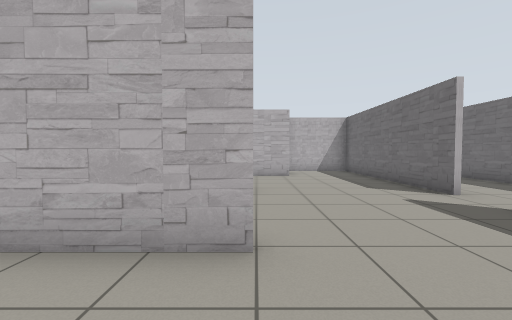
View 1 (above)

19 first-person views from a walk through a Gazebo world. The camera is 0.94 m above the floor, tilts 2° down and sees 90° across. The floor is counted in squares, 1 m on a side. Each view is taken from the middle of a square. On the plan, view 1 faces up. The plan holds only what a view shows up to about 10 squares ahead; the rest is blank.

View 2
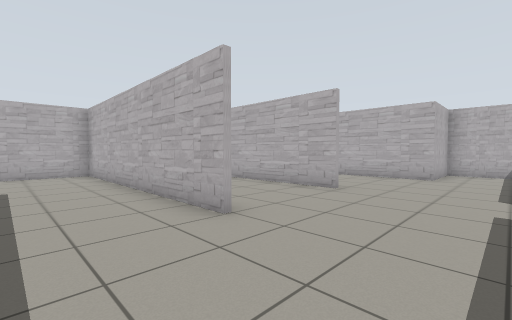

View 3
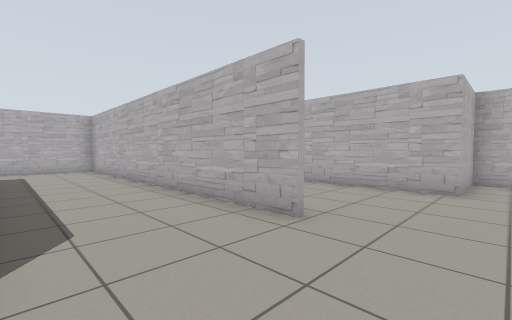

View 4
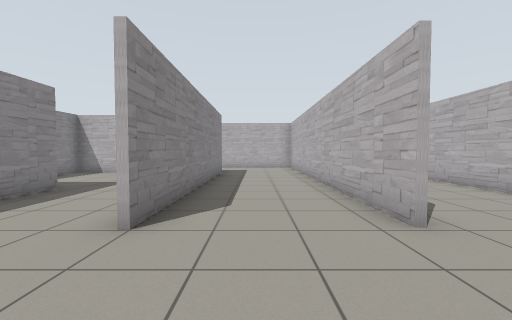

View 5
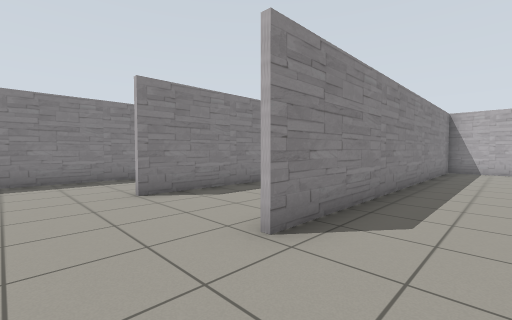

View 6
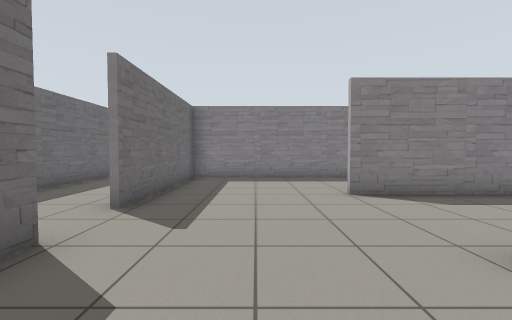

View 7
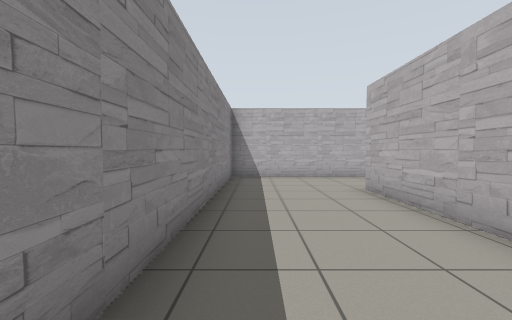

View 8
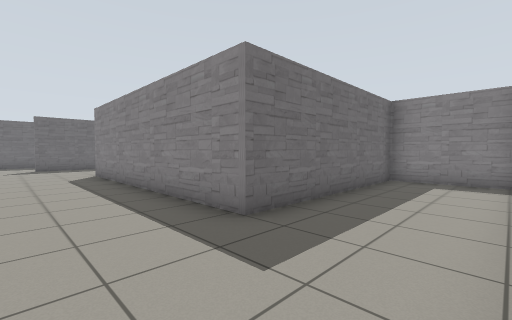

View 9
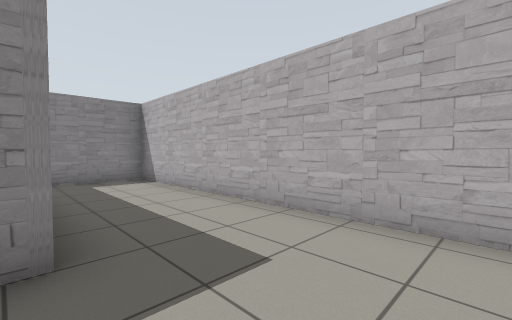

View 10
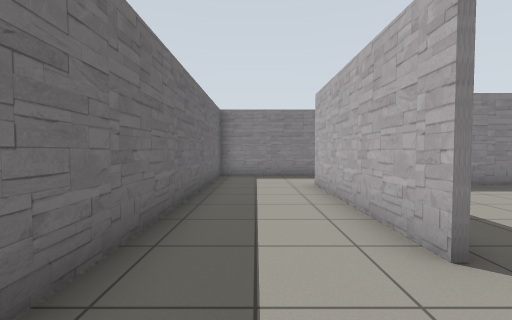

View 11
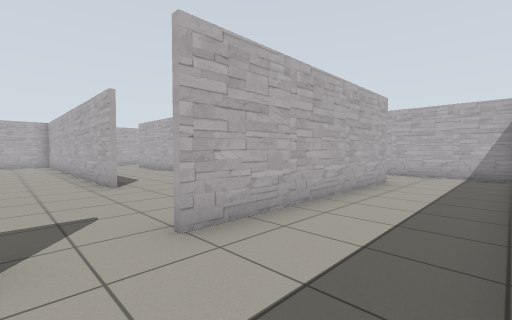

View 12
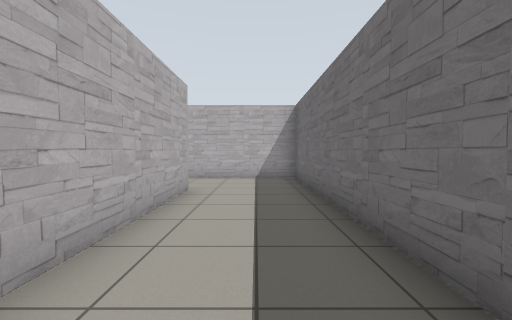

View 13
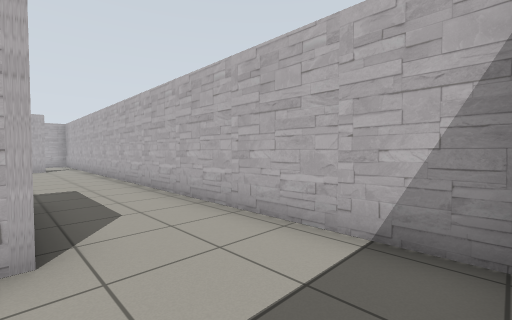

View 14
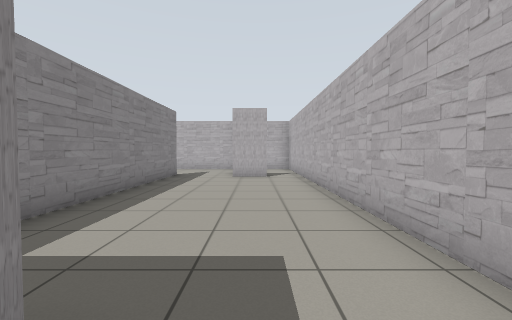

View 15
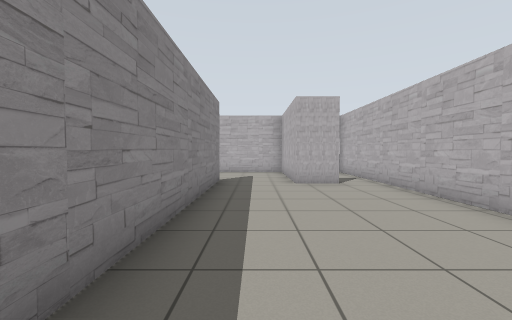

View 16
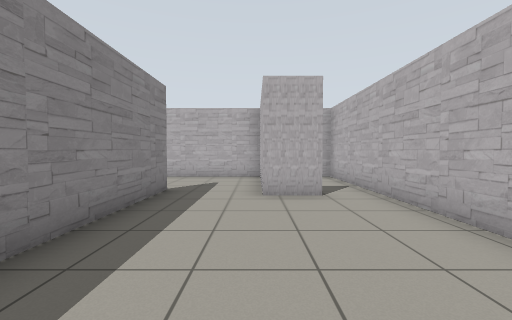

View 17
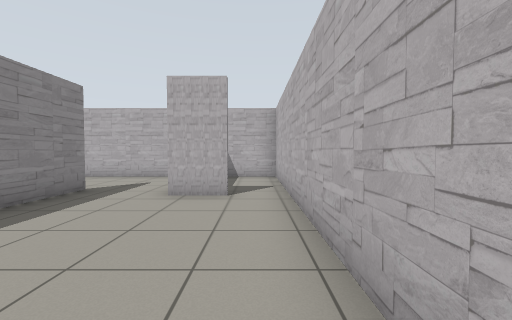

View 18
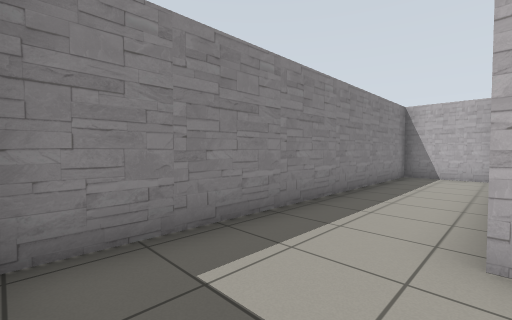

View 19
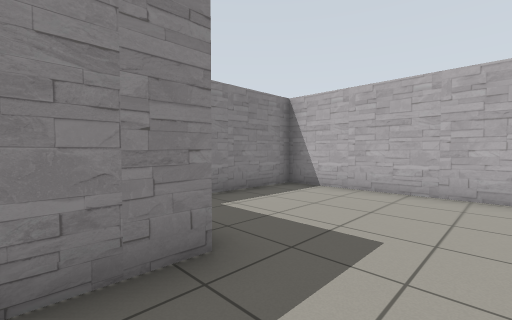

### Floor plan
Points are (right, up) in squares from view 1. A wall is a line through its corners. A room is listed if a view was taken in it or the views show most of it. See-through windows are left out.
Room 1 (views 1, 2, 3, 4, 5, 6, 7, 8, 9)
walls: (0, 6) (-9.2, 6); (-0.5, -1) (4.2, -1) (4.2, 4); (-11.4, 5.1) (-11.4, -3.7) (-7.9, -3.7); (4.2, 5.4) (4.2, 10.1); (-8.3, -3.7) (-8.3, 2.5) (0, 2.5); (3.1, 12) (1.3, 12) (1.3, 9.7) (-8.3, 9.7); (-11.4, 12.2) (-11.4, 6.1) (-0.1, 6.1)
ways out: opening at (-8, 11) to room 2; opening at (4, 4.5) to room 2; opening at (0, 0.5) to room 3
Room 2 (views 10, 11, 12, 13, 14, 15, 16, 17, 18)
walls: (4.4, 4) (4.4, -1.1); (7.3, 7.3) (7.3, 14.7) (-7.4, 14.7); (4.4, 12.3) (4.4, 5.4); (-3.2, -1.4) (-3.2, -3.7) (7.3, -3.7) (7.3, 4.8); (-8.3, 9.8) (-1.1, 9.8); (-7.4, 13.5) (-7.4, 12) (-8.4, 12)
ways out: opening at (-8, 11) to room 1; opening at (4, 4.5) to room 1; opening at (-8, 14) to room 4
Room 3 (view 19)
walls: (-3.5, -1) (-0.5, -1); (-7.9, -3.7) (-5.2, -3.7); (0, 2.3) (-8.1, 2.3) (-8.1, -3.7)
ways out: opening at (0, 0.5) to room 1
Room 4 (no view inside)
walls: (-7.4, 14.7) (-11.4, 14.7) (-11.4, 12.9)
ways out: opening at (-8, 14) to room 2

Where each view was taken, in squares from view 1:
view 1: 0 up, 0 right, facing up
view 2: 0 up, 3 right, facing up-left
view 3: 3 up, 2 right, facing up-left
view 4: 4 up, 3 right, facing left
view 5: 8 up, 2 right, facing down-left
view 6: 8 up, 2 right, facing down
view 7: 7 up, 2 left, facing left
view 8: 5 up, 11 left, facing down-right
view 9: 5 up, 8 left, facing down-left
view 10: 6 up, 6 right, facing down
view 11: 4 up, 7 right, facing up-left
view 12: 6 up, 6 right, facing up
view 13: 12 up, 7 right, facing up-left
view 14: 13 up, 2 right, facing left
view 15: 11 up, 0 right, facing left
view 16: 12 up, 2 left, facing left
view 17: 14 up, 2 left, facing left
view 18: 1 down, 7 right, facing down-left
view 19: 1 up, 2 left, facing down-left
